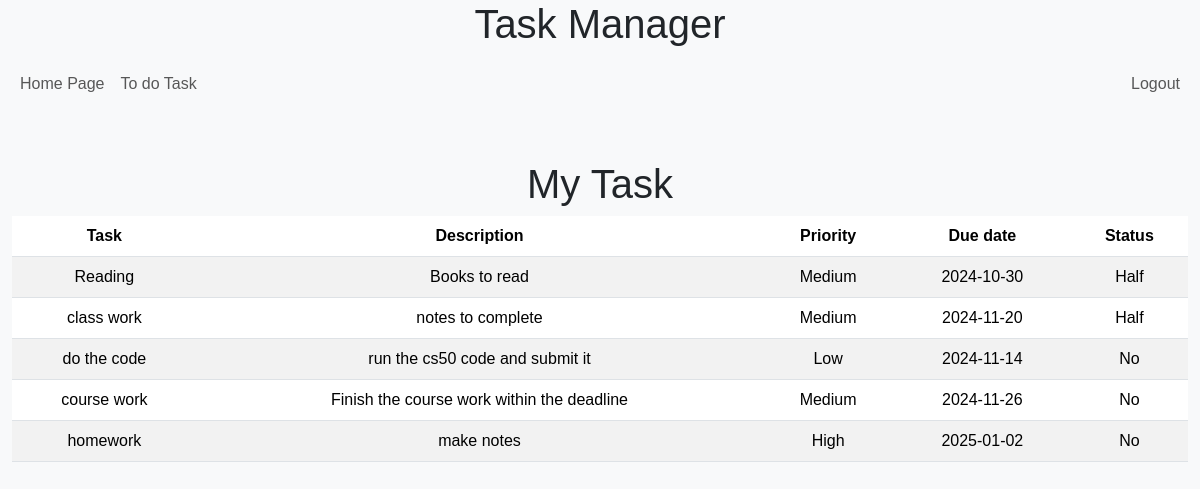
/ (signed in), run on the app's committed database.
### tables this page shows
CREATE TABLE Description (ID INTEGER PRIMARY KEY AUTOINCREMENT,user_id INTEGER NOT NULL,task TEXT NOT NULL,task_description TEXT NOT NULL,due_date DATE NOT NULL,priority TEXT NOT NULL,completed TEXT NOT NULL, FOREIGN KEY(user_id) REFERENCES name(id));

### app.py (the view)
@app.route("/")
@login_required
def portfolio():
    user_id = session["user_id"]
    descriptions = db.execute("SELECT * FROM Description WHERE user_id= :user_id", user_id=user_id)
    return render_template("portfolio.html", descriptions=descriptions)

### app.py (called while the page is built)
@app.after_request
def after_request(response):
    response.headers["Cache-Control"] = "no-cache, no-store, must-revalidate"
    response.headers["Expires"] = 0
    response.headers["Pragma"] = "no-cache"
    return response

### helper.py (called while the page is built)
def login_required(f):
    @wraps(f)
    def decorated_function(*args, **kwargs):
        if not session.get("user_id"):
            return redirect("/login")
        return f(*args, **kwargs)
    return decorated_function

### templates/portfolio.html (shortened to what this page needs)
{% extends "layout.html" %}
{% block main %}
    <h1 class="text-center"> My Task </h1>
    <table class="table table-striped table-hover">
        <thead class="thead-dark">
            <tr>
                <th>Task</th>
                <th>Description</th>
                <th>Priority</th>
                <th>Due date</th>
                <th>Status</th>
            </tr>
        </thead>
        <tbody>
            {%  for description in descriptions %}
                <tr>
                    <td>{{description["task"]}}</td>
                    <td>{{description["task_description"]}}</td>
                    <td>{{ description["priority"] }}</td>
                    <td>{{description["due_date"]}}</td>
                    <td>{{description["completed"]}}</td>
                </tr>
            {% endfor %}
        </tbody>
    </table>
{% endblock %}

### templates/layout.html (shortened to what this page needs)
<!DOCTYPE html>
<html>
    <head>
        <link href="https://cdn.jsdelivr.net/npm/bootstrap@5.3.3/dist/css/bootstrap.min.css" rel="stylesheet">
        <link href="/css/main.css" rel="stylesheet">
    </head>
    <body>
        <h1 class="text-center">Task Manager</h1>
        <nav class="navbar navbar-expand-lg navbar-light bg-light">
            <div class="container-fluid">
                <ul class="navbar-nav me-auto ">
                    {% if session["user_id"] %}
                        <li class="nav-item"><a class="nav-link" href="/">Home Page</a></li>
                        <li class="nav-item"><a class="nav-link" href="/add_task">To do Task</a></li>
                    {% endif %}
                </ul>
                <ul class="navbar-nav ms-auto ">
                    {% if session ["user_id"] %}
                        <li class="nav-item"><a class="nav-link" href="/logout">Logout</a></li>
                    {% else %}
                        <li class="nav-item"><a class="nav-link" href="/register">Register</a></li>
                        <li class="nav-item"><a class="nav-link" href="/login">Login</a></li>
                    {% endif %}
                </ul>
            </div>
        </nav>
        <main class="container-fluid py-5 text-center">
            {% block main %}{% endblock %}
        </main>
    </body>
</html>

### css/main.css (style rules this page uses)
body { font-family: Arial, sans-serif; background-color: #f8f9fa; margin: 0; padding: 0; }

### data on the page
Description: task "Reading", task_description "Books to read", priority "Medium", due_date "2024-10-30", completed "Half"
Description: task "class work", task_description "notes to complete", priority "Medium", due_date "2024-11-20", completed "Half"
Description: task "do the code", task_description "run the cs50 code and submit it", priority "Low", due_date "2024-11-14", completed "No"
Description: task "course work", task_description "Finish the course work within the deadline", priority "Medium", due_date "2024-11-26", completed "No"
Description: task "homework", task_description "make notes", priority "High", due_date "2025-01-02", completed "No"
